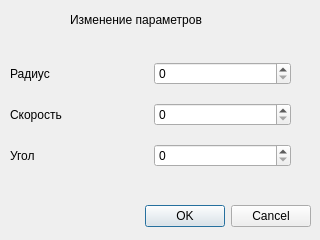
<?xml version="1.0" encoding="UTF-8"?>
<ui version="4.0">
 <class>ParametersDialog</class>
 <widget class="QDialog" name="ParametersDialog">
  <property name="geometry">
   <rect>
    <x>0</x>
    <y>0</y>
    <width>320</width>
    <height>240</height>
   </rect>
  </property>
  <property name="windowTitle">
   <string>Dialog</string>
  </property>
  <widget class="QDialogButtonBox" name="buttonBox">
   <property name="geometry">
    <rect>
     <x>10</x>
     <y>200</y>
     <width>301</width>
     <height>32</height>
    </rect>
   </property>
   <property name="orientation">
    <enum>Qt::Horizontal</enum>
   </property>
   <property name="standardButtons">
    <set>QDialogButtonBox::Cancel|QDialogButtonBox::Ok</set>
   </property>
  </widget>
  <widget class="QLabel" name="label">
   <property name="geometry">
    <rect>
     <x>70</x>
     <y>10</y>
     <width>191</width>
     <height>20</height>
    </rect>
   </property>
   <property name="text">
    <string>Изменение параметров</string>
   </property>
  </widget>
  <widget class="QWidget" name="">
   <property name="geometry">
    <rect>
     <x>10</x>
     <y>50</y>
     <width>281</width>
     <height>131</height>
    </rect>
   </property>
   <layout class="QGridLayout" name="gridLayout">
    <item row="0" column="0">
     <widget class="QLabel" name="label_2">
      <property name="text">
       <string>Радиус</string>
      </property>
     </widget>
    </item>
    <item row="1" column="0">
     <widget class="QLabel" name="label_3">
      <property name="text">
       <string>Скорость</string>
      </property>
     </widget>
    </item>
    <item row="2" column="0">
     <widget class="QLabel" name="label_4">
      <property name="text">
       <string>Угол</string>
      </property>
     </widget>
    </item>
    <item row="0" column="1">
     <widget class="QSpinBox" name="R"/>
    </item>
    <item row="1" column="1">
     <widget class="QSpinBox" name="V"/>
    </item>
    <item row="2" column="1">
     <widget class="QSpinBox" name="A"/>
    </item>
   </layout>
  </widget>
 </widget>
 <resources/>
 <connections>
  <connection>
   <sender>buttonBox</sender>
   <signal>accepted()</signal>
   <receiver>ParametersDialog</receiver>
   <slot>accept()</slot>
   <hints>
    <hint type="sourcelabel">
     <x>248</x>
     <y>254</y>
    </hint>
    <hint type="destinationlabel">
     <x>157</x>
     <y>274</y>
    </hint>
   </hints>
  </connection>
  <connection>
   <sender>buttonBox</sender>
   <signal>rejected()</signal>
   <receiver>ParametersDialog</receiver>
   <slot>reject()</slot>
   <hints>
    <hint type="sourcelabel">
     <x>316</x>
     <y>260</y>
    </hint>
    <hint type="destinationlabel">
     <x>286</x>
     <y>274</y>
    </hint>
   </hints>
  </connection>
 </connections>
</ui>
